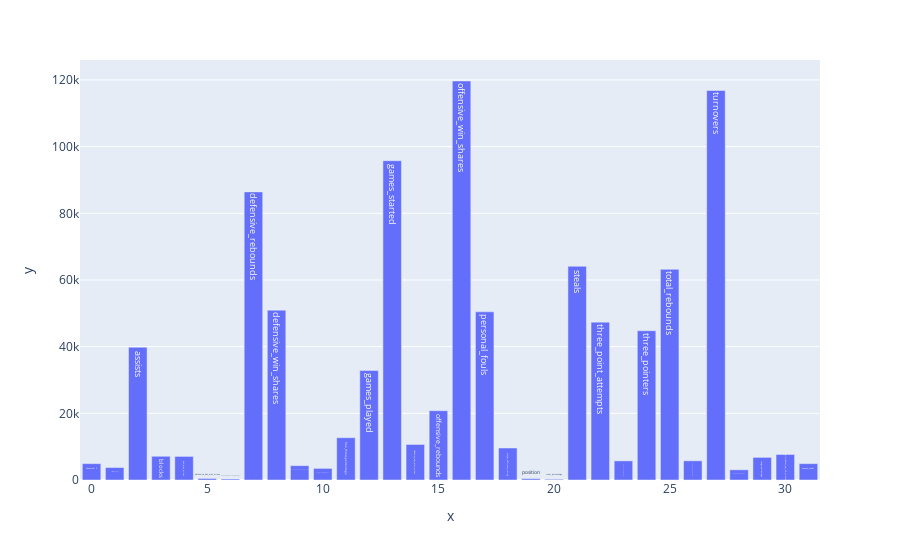

The notebook cell this image was saved under:
### Code cell
from sklearn.model_selection import train_test_split
from sklearn.feature_selection import SelectKBest,f_regression
from sklearn.linear_model import LinearRegression
from sklearn.metrics import mean_absolute_error
import plotly.express as plt


y = new_player_df['points']
X = new_player_df.drop(droped_features,axis=1)

X_train,X_test,y_train,y_test = train_test_split(X,y,test_size=0.33)

def feature_Selection_points(X_train,y_train,X_test):
    fs = SelectKBest(score_func=f_regression,k='all')
    fs.fit(X_train,y_train)
    #tranform train input data
    X_train_fs = fs.transform(X_train)
    #transform test input data
    X_test_fs = fs.transform(X_test)
    return X_train_fs,X_test_fs,fs

#feature selection
X_train_fs,X_test_fs,fs = feature_Selection_points(X_train,y_train,X_test)

#fit model
model = LinearRegression()
model.fit(X_train_fs,y_train)

#evalue a model
y_predict = model.predict(X_test_fs)

# evaluate predictions
mae = mean_absolute_error(y_test, y_predict)
print('MAE: %.3f' % mae)

# what are scores for the features
for i in range(len(fs.scores_)):
	print('Feature%d %s: %f' % (i, fs.feature_names_in_[i], fs.scores_[i]))
fig = plt.bar(x=[i for i in range(len(fs.scores_))],y=fs.scores_,text=fs.feature_names_in_)
fig.show()

### Figure 1 — Plotly figure (JSON) as saved in the notebook; plotly's stock layout.template omitted (floating-point values rounded to 4 significant figures)
{"data": [{"alignmentgroup": "True", "hovertemplate": "x=%{x}<br>y=%{y}<br>text=%{text}<extra></extra>", "legendgroup": "", "marker": {"color": "#636efa", "pattern": {"shape": ""}}, "name": "", "offsetgroup": "", "orientation": "v", "showlegend": false, "text": ["Unnamed: 0", "assist_percentage", "assists", "blocks", "box_plus_minus", "defensive_box_plus_minus", "defensive_rebound_percentage", "defensive_rebounds", "defensive_win_shares", "effective_field_goal_percentage", "field_goal_percentage", "free_throw_percentage", "games_played", "games_started", "offensive_box_plus_minus", "offensive_rebounds", "offensive_win_shares", "personal_fouls", "player_efficiency_rating", "position", "steal_percentage", "steals", "three_point_attempts", "three_point_percentage", "three_pointers", "total_rebounds", "true_shooting_percentage", "turnovers", "two_point_percentage", "usage_percentage", "win_shares_per_40_minutes", "season_order"], "textposition": "auto", "type": "bar", "x": [0, 1, 2, 3, 4, 5, 6, 7, 8, 9, 10, 11, 12, 13, 14, 15, 16, 17, 18, 19, 20, 21, 22, 23, 24, 25, 26, 27, 28, 29, 30, 31], "xaxis": "x", "y": [4908.0, 3747.0, 39830.0, 7114.0, 7077.0, 455.3, 304.4, 86420.0, 50950.0, 4298.0, 3482.0, 12690.0, 32830.0, 95780.0, 10670.0, 20790.0, 119700.0, 50450.0, 9595.0, 398.2, 220.9, 64110.0, 47350.0, 5735.0, 44780.0, 63200.0, 5756.0, 116800.0, 3058.0, 6788.0, 7660.0, 4908.0], "yaxis": "y"}], "layout": {"barmode": "relative", "legend": {"tracegroupgap": 0}, "margin": {"t": 60}, "xaxis": {"anchor": "y", "domain": [0, 1], "title": {"text": "x"}}, "yaxis": {"anchor": "x", "domain": [0, 1], "title": {"text": "y"}}}}
